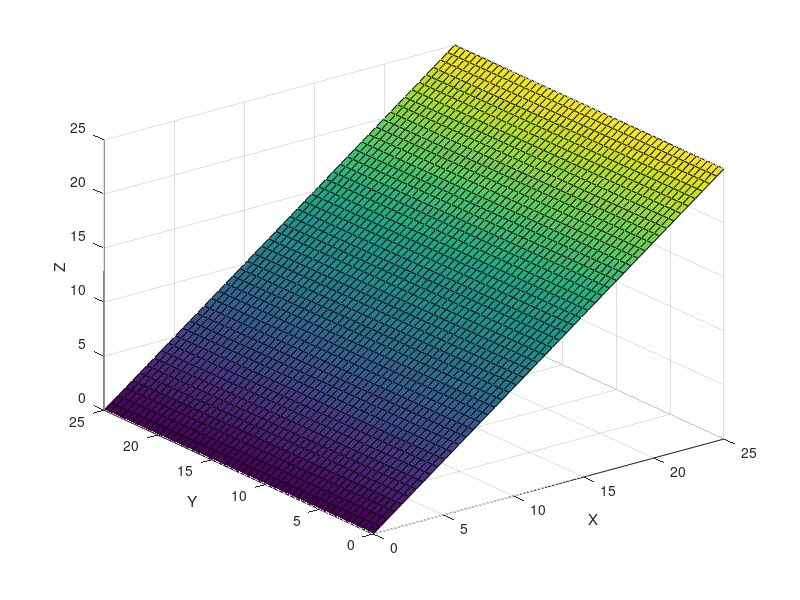

The MATLAB script that drew this image:
% This example will create a surface describing the function:
% z = f(x,y) = x^2-y^2, over the range -5<x<5, -5<y<5 
% Define the data: 
% First define the ranges and resolution of the grid space:
xmin = 0;
xmax = 25;
ymin = 0;
ymax = 25;
gridresolution = 50; 


% Use linspace to define a vector of points representing
% the ranges of the x- and y-dimensions:
x = linspace(xmin, xmax, gridresolution);
y = linspace(ymin, ymax, gridresolution); 


% Use meshgrid to calculate the grid matrices:
% for the x- and y-coordinates
[X,Y] = meshgrid(x,y); 


% Now calculate the function using array operations to manipulate
% the matrices element by element. The result is a matrix of Z-data,
% the same size as the X and Y grid matrices:
Z = X.*1 + Y.*0; 


% Plot the results by drawing the surface:
figure
surf(X,Y,Z)
xlabel X; ylabel Y; zlabel Z;
colormap()
